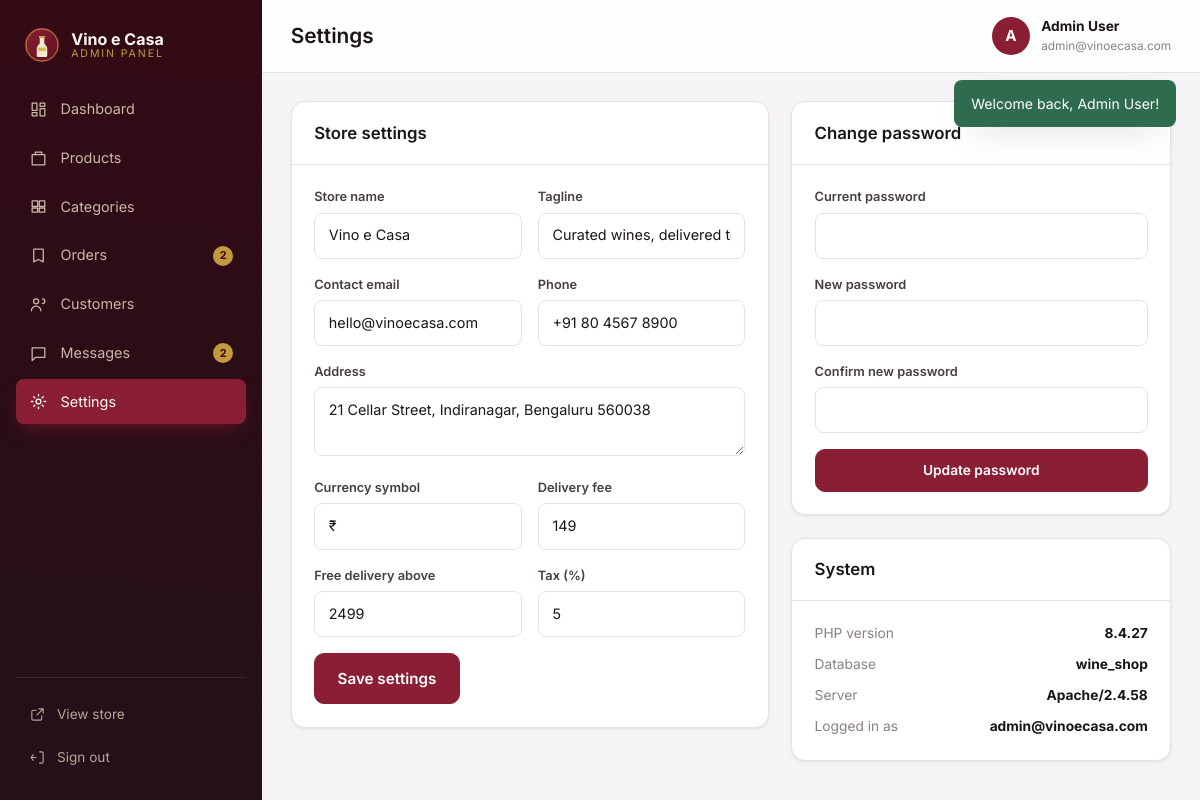
Screenshot of /admin/settings.php (signed in) with the database file from the repository.
### tables this page shows
CREATE TABLE users (
  id INT UNSIGNED AUTO_INCREMENT PRIMARY KEY,
  name VARCHAR(100) NOT NULL,
  email VARCHAR(160) NOT NULL UNIQUE,
  password VARCHAR(255) NOT NULL,
  phone VARCHAR(40) DEFAULT NULL,
  role ENUM('customer','admin') NOT NULL DEFAULT 'customer',
  created_at TIMESTAMP DEFAULT CURRENT_TIMESTAMP
);

### includes/functions.php (called while the page is built, shortened)
<?php
function e(?string $value): string
{
    return htmlspecialchars((string)$value, ENT_QUOTES | ENT_SUBSTITUTE, 'UTF-8');
}
function url(string $path = ''): string
{
    return BASE_URL . '/' . ltrim($path, '/');
}
function asset(string $path): string
{
    return BASE_URL . '/assets/' . ltrim($path, '/');
}
function setting(string $key, ?string $default = null): ?string
{
    static $settings = null;
    if ($settings === null) {
        $settings = [];
        try {
            foreach (db()->query('SELECT setting_key, setting_value FROM settings') as $row) {
                $settings[$row['setting_key']] = $row['setting_value'];
            }
        } catch (Throwable $e) {
            $settings = [];
        }
    }
    return $settings[$key] ?? $default;
}
function take_flashes(): array
{
    $flashes = $_SESSION['flash'] ?? [];
    return $flashes;
}
function current_user(): ?array
{
    static $user = null;
    if ($user !== null) {
        return $user;
    }
    $stmt = db()->prepare('SELECT id, name, email, phone, role, created_at FROM users WHERE id = ?');
    $stmt->execute([$_SESSION['user_id']]);
    $user = $stmt->fetch() ?: null;
    return $user;
}
function is_admin(): bool
{
    $user = current_user();
    return $user !== null && $user['role'] === 'admin';
}
function require_admin(): void
{
    if (!is_admin()) {
        flash('Please sign in to the admin panel.', 'warning');
        redirect('admin/login.php');
    }
}

### includes/database.php (called while the page is built, shortened)
<?php
function db(): PDO
{
    static $pdo = null;
    if ($pdo instanceof PDO) {
        return $pdo;
    }
    $dsn = sprintf('mysql:host=%s;port=%s;dbname=%s;charset=utf8mb4', DB_HOST, DB_PORT, DB_NAME);
    try {
        $pdo = new PDO($dsn, DB_USER, DB_PASS, [
            PDO::ATTR_ERRMODE            => PDO::ERRMODE_EXCEPTION,
            PDO::ATTR_DEFAULT_FETCH_MODE => PDO::FETCH_ASSOC,
            PDO::ATTR_EMULATE_PREPARES   => false,
        ]);
    } catch (PDOException $e) {
        http_response_code(500);
        if (is_ajax()) {
            header('Content-Type: application/json');
            echo json_encode(['ok' => false, 'error' => 'Database connection failed.']);
        } else {
            echo '<h1 style="font-family:sans-serif">Database connection failed</h1>';
            echo '<p style="font-family:sans-serif">' . htmlspecialchars($e->getMessage()) . '</p>';
            echo '<p style="font-family:sans-serif">Check config/config.php — is MySQL running and is the <code>wine_shop</code> database imported?</p>';
        }
        exit;
    }
    return $pdo;
}

### admin/settings.php (the view, shortened to what this page needs)
<?php
require_once __DIR__ . '/includes/layout.php';
$pdo = db();
$editable = [
    'shop_name'           => ['Store name', 'text'],
    'tagline'             => ['Tagline', 'text'],
    'shop_email'          => ['Contact email', 'email'],
    'shop_phone'          => ['Phone', 'text'],
    'shop_address'        => ['Address', 'textarea'],
    'currency_symbol'     => ['Currency symbol', 'text'],
    'shipping_fee'        => ['Delivery fee', 'number'],
    'free_shipping_above' => ['Free delivery above', 'number'],
    'gst_percent'         => ['Tax (%)', 'number'],
];
$current = [];
foreach ($pdo->query('SELECT setting_key, setting_value FROM settings') as $row) {
    $current[$row['setting_key']] = $row['setting_value'];
}
admin_header('Settings', 'settings');
?>
<div class="admin-columns admin-columns--aside">
    <section class="panel">
        <header class="panel__head"><h2>Store settings</h2></header>
        <div class="panel__body">
            <form method="post" action="<?= url('admin/settings.php') ?>" class="grid-2">
                <?php foreach ($editable as $key => [$label, $type]): ?>
                    <label class="field <?= $type === 'textarea' ? 'field--full' : '' ?>">
                        <span><?= e($label) ?></span>
                        <?php if ($type === 'textarea'): ?>
                            <textarea name="<?= e($key) ?>" rows="2"><?= e($current[$key] ?? '') ?></textarea>
                        <?php else: ?>
                            <input type="<?= e($type) ?>" name="<?= e($key) ?>" step="any" value="<?= e($current[$key] ?? '') ?>">
                        <?php endif; ?>
                    </label>
                <?php endforeach; ?>
                <div class="field--full"><button class="btn btn--primary btn--lg" type="submit">Save settings</button></div>
            </form>
        </div>
    </section>
    <aside class="stack">
        <section class="panel">
            <header class="panel__head"><h2>Change password</h2></header>
            <div class="panel__body">
                <form method="post" action="<?= url('admin/settings.php') ?>">
                    <label class="field"><span>Current password</span><input type="password" name="current_password" required></label>
                    <label class="field"><span>New password</span><input type="password" name="new_password" required></label>
                    <label class="field"><span>Confirm new password</span><input type="password" name="new_password_confirm" required></label>
                    <button class="btn btn--primary btn--block" type="submit">Update password</button>
                </form>
            </div>
        </section>
        <section class="panel">
            <header class="panel__head"><h2>System</h2></header>
            <div class="panel__body">
                <ul class="kv-list">
                    <li><span>PHP version</span><strong><?= e(PHP_VERSION) ?></strong></li>
                    <li><span>Database</span><strong><?= e(DB_NAME) ?></strong></li>
                    <li><span>Server</span><strong><?= e($_SERVER['SERVER_SOFTWARE'] ?? 'PHP built-in') ?></strong></li>
                    <li><span>Logged in as</span><strong><?= e(current_user()['email']) ?></strong></li>
                </ul>
            </div>
        </section>
    </aside>
</div>
<?php admin_footer(); ?>

### admin/includes/layout.php (shortened to what this page needs)
<?php
require_admin();
function admin_nav(): array
{
    return [
        'dashboard'  => ['Dashboard', 'admin/index.php', '<path d="M4 13h6V4H4zM14 20h6v-9h-6zM4 20h6v-4H4zM14 8h6V4h-6z"/>'],
        'products'   => ['Products', 'admin/products.php', '<path d="M4 7h16v13H4zM8 7V4h8v3"/>'],
        'categories' => ['Categories', 'admin/categories.php', '<path d="M4 5h7v7H4zM13 5h7v7h-7zM4 14h7v5H4zM13 14h7v5h-7z"/>'],
        'orders'     => ['Orders', 'admin/orders.php', '<path d="M6 4h12v16l-6-3-6 3z"/>'],
        'customers'  => ['Customers', 'admin/customers.php', '<circle cx="9" cy="8" r="3.2"/><path d="M3 20c0-3.3 2.7-6 6-6s6 2.7 6 6M17 11a3 3 0 1 0 0-6"/>'],
        'messages'   => ['Messages', 'admin/messages.php', '<path d="M4 5h16v12H8l-4 4z"/>'],
        'settings'   => ['Settings', 'admin/settings.php', '<circle cx="12" cy="12" r="3"/><path d="M12 3v2M12 19v2M3 12h2M19 12h2M6 6l1.5 1.5M16.5 16.5 18 18M18 6l-1.5 1.5M7.5 16.5 6 18"/>'],
    ];
}
function admin_header(string $title, string $active = ''): void
{
    $user = current_user();
    $pendingOrders = 0;
    $unreadMessages = 0;
    try {
        $pendingOrders = (int)db()->query("SELECT COUNT(*) FROM orders WHERE status IN ('pending','processing')")->fetchColumn();
        $unreadMessages = (int)db()->query('SELECT COUNT(*) FROM contact_messages WHERE is_read = 0')->fetchColumn();
    } catch (Throwable $e) {
    }
    $counts = ['orders' => $pendingOrders, 'messages' => $unreadMessages];
    ?>
    <!DOCTYPE html>
    <html lang="en">
    <head>
        <title><?= e($title) ?> · Admin — <?= e(setting('shop_name', 'Vino e Casa')) ?></title>
        <link rel="stylesheet" href="<?= asset('css/admin.css') ?>">
    </head>
    <body class="admin">
    <aside class="sidebar" data-sidebar>
        <div class="sidebar__brand">
            <img src="<?= asset('img/logo.svg') ?>" alt="" width="34" height="34">
            <span><strong><?= e(setting('shop_name', 'Vino e Casa')) ?></strong><small>Admin panel</small></span>
        </div>
        <nav class="sidebar__nav">
            <?php foreach (admin_nav() as $key => [$label, $href, $icon]): ?>
                <a href="<?= url($href) ?>" class="<?= $active === $key ? 'is-active' : '' ?>">
                    <svg viewBox="0 0 24 24" aria-hidden="true"><?= $icon ?></svg>
                    <span><?= e($label) ?></span>
                    <?php if (isset($counts[$key]) && $counts[$key] > 0): ?><b class="nav-count"><?= (int)$counts[$key] ?></b><?php endif; ?>
                </a>
            <?php endforeach; ?>
        </nav>
        <div class="sidebar__foot">
            <a href="<?= url('index.php') ?>" target="_blank" rel="noopener">
                <svg viewBox="0 0 24 24" aria-hidden="true"><path d="M14 4h6v6M20 4l-9 9M10 6H6a2 2 0 0 0-2 2v10a2 2 0 0 0 2 2h10a2 2 0 0 0 2-2v-4"/></svg>
                View store
            </a>
            <a href="<?= url('admin/logout.php') ?>">
                <svg viewBox="0 0 24 24" aria-hidden="true"><path d="M15 4h3a2 2 0 0 1 2 2v12a2 2 0 0 1-2 2h-3M10 12H3M6 8l-3 4 3 4"/></svg>
                Sign out
            </a>
        </div>
    </aside>
    <div class="admin-main">
        <header class="topbar">
            <h1><?= e($title) ?></h1>
            <div class="topbar__user">
                <span class="avatar"><?= e(mb_substr($user['name'], 0, 1)) ?></span>
                <div><strong><?= e($user['name']) ?></strong><small><?= e($user['email']) ?></small></div>
            </div>
        </header>
        <div class="toast-stack" data-toast-stack>
            <?php foreach (take_flashes() as $f): ?>
                <div class="toast toast--<?= e($f['type']) ?>"><?= e($f['message']) ?></div>
            <?php endforeach; ?>
        </div>
        <main class="admin-content" id="admin-main">
<?php
}
function admin_footer(): void
{
    ?>
        </main>
    </div>
    </body>
    </html>
<?php
}

### rows the page displays
users: name "A", name "Admin User", email "admin@vinoecasa.com"

### other values shown
setting('shop_name', 'Vino e Casa') "Vino e Casa"
$label "Dashboard"
$label "Products"
$label "Categories"
$label "Orders"
$counts[$key] "2"
$label "Customers"
$label "Messages"
$label "Settings"
$title "Settings"
$f['message'] "Welcome back, Admin User!"
$label "Store name"
$label "Tagline"
$label "Contact email"
$label "Phone"
